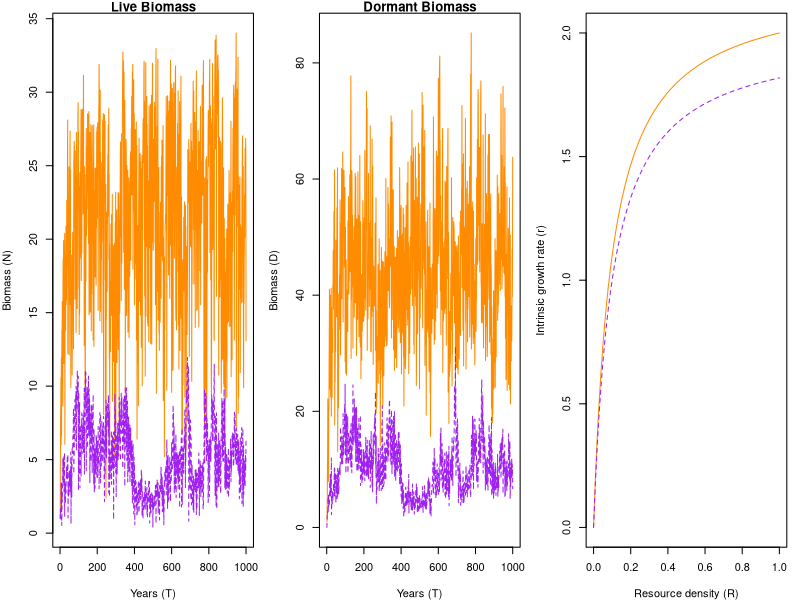

Here is the R script that generated this plot:
#~~~~~~~~~~~~~~~~~~~~~~~~~~~~~~~~~~~~~~~~~~~~~~~~~~~~~~~~~~~~~~~~#
## Continuous-time temporal storage effect model of two species ## 
## coexisting on one essential resource                         ##
#~~~~~~~~~~~~~~~~~~~~~~~~~~~~~~~~~~~~~~~~~~~~~~~~~~~~~~~~~~~~~~~~#

# species "split" themselves between a dormant, low-mortaility stage (D) and a higher mortality, high growth stage (N)
# the single resource is R

rm(list=ls())
library(deSolve)
library(mvtnorm)

####
#### Parameters
####
maxTime <- 1000
c <- c(1,1)
b <- c(0.5, 0.5)
mD <- c(0.0001, 0.0001)
r <- c(2.2, 2)
K <- c(.1, .1)
mN <- c(0.1, 0.1)
a <- 0.5
S <- 10
Rmu <- 1 # mean resource pulse (on log scale)
Rsd <-.6 # st dev of resource pulses (on log scale)
sigE <- c(1)
rho <- c(-1)

####
#### Model function
####

updateDNR <- function(t, DNR, parms){
  with(as.list(c(DNR, parms)), {
    dD1dt = -(mD[1]*D1)
    dD2dt = -(mD[2]*D2)
    dN1dt = N1*(r[1]*R/(K[1]+R)) - mN[1]*N1
    dN2dt = N2*(r[2]*R/(K[2]+R)) - mN[2]*N2
    dRdt = a*(S-R) - (N1*(r[1]*R/(K[1]+R)) + (N2*(r[2]*R/(K[2]+R))))
    list(c(dD1dt, dD2dt, dN1dt, dN2dt, dRdt))
  })
}

#function for transition time series
getG <- function(sigE, rho, nTime){
  varcov <- matrix(c(sigE, rho*sigE, rho*sigE, sigE), 2, 2)
  e <- rmvnorm(n = nTime, mean = c(0,0), sigma = varcov)
  g <- exp(e) / (1+exp(e))
  return(g)
}
gVec <- getG(sigE = sigE, rho = rho, nTime = maxTime)
gVec1 <- gVec[,1]
gVec2 <- gVec[,2]
# source("getSineTransitions.R")
# gVec1 <- rep(gVecTmp[,1], length.out = maxTime)
# gVec2 <- rep(gVecTmp[,2], length.out = maxTime)


####
#### Simulate model
####
Rvector <- rlnorm(maxTime,Rmu,Rsd)   # random pulses
Rvector <- rep(0,maxTime)
eventdat <- data.frame(var=rep("R",maxTime),time = 1:maxTime,value=Rvector,method=rep("add",maxTime))
# eventdat2 <- data.frame(var=rep("D",maxTime),time = 1:maxTime,value=Rvector,method=rep("mul",maxTime))
# eventdat <- rbind(eventdat1, eventdat2)

gfun <- function(t, y, parms){
  with (as.list(y),{
    g1 <- gVec1[t]
    g2 <- gVec2[t]
    D1 <- D1 - D1*g1 + N1
    D2 <- D2 - D2*g2 + N2
    N1 <- 0+D1*g1
    N2 <- 0+D2*g2
    R <- R
    return(c(D1, D2, N1, N2, R))
  })
}
  
simTime <- seq(1,maxTime,by=1)
parms <- list(
  c = c,
  b = b,
  mD = mD,
  r = r,
  K = K,
  mN = mN, 
  a = a,
  S = S
)
DNR <- c(D=c(1,0), N=c(1,1),R=1)
output = as.data.frame(ode(y = DNR, times = simTime, func = updateDNR,
                           parms = parms, events = list(func = gfun, times=simTime)))


####
#### Plot results
####
par(mfrow=c(1,3),mar=c(4,4,1,1))
# ylim=c(0, max(output[,4]+output[,5]))
matplot(simTime, output[,4:5], type="l", main="Live Biomass", 
        col=c("darkorange", "purple"), xlab="Years (T)", ylab="Biomass (N)")
# lines(simTime, output[,4]+output[,5], lwd=3, col="dodgerblue")
matplot(simTime, output[,2:3], type="l", main="Dormant Biomass", 
        col=c("darkorange", "purple"), xlab="Years (T)", ylab="Biomass (D)")

R <- seq(0,1,0.01)
getR <- function(r, R, K){
  out1 <- r[1]*R/(K[1]+R)
  out2 <- r[2]*R/(K[2]+R)  
  return(cbind(out1, out2))
}
tmp<-getR(r, R, K)
matplot(R, tmp, type="l", col=c("darkorange", "purple"), 
        ylab="Intrinsic growth rate (r)", xlab="Resource density (R)")
